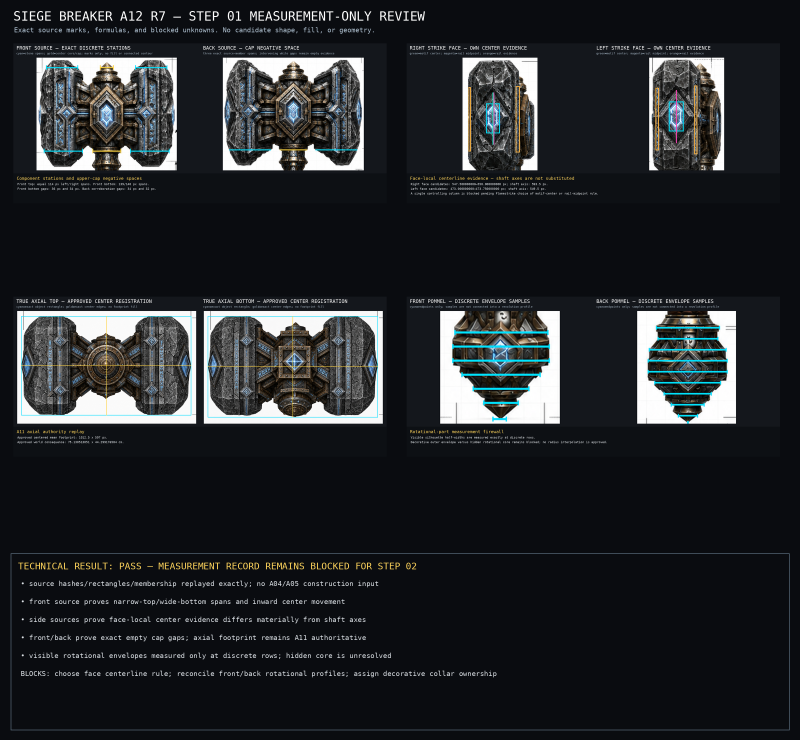
#> input picture docs/assets/blueprints/SM_DRW_SiegeBreaker_Hammer_A01/evidence/A12_R7_STEP01_COMPONENT_REGISTRATION_A01/SM_DRW_SiegeBreaker_Hammer_A01_A12_R7_STEP01_COMPONENT_REGISTRATION_A01_REVIEW_BOARD.png, 2400 x 2220 px (shown at 1/3 size)
$ python -i measure_siegebreaker_a12_r7_step01.py   (imports and definitions only)
#> lines starting #> are read from the running program, lines starting #| are printed output that depends on the picture
#!/usr/bin/env python3
"""A12 R7 Step 01 source-pixel measurement utility.

The inspection mode creates coordinate-grid crops in /tmp only.  It does not
create masks, filled contours, inferred silhouettes, geometry, or production
artifacts.  The final measurement mode is added only after the source-visible
landmarks have been resolved and declared below.
"""

from __future__ import annotations

import argparse
from collections import deque
from fractions import Fraction
import hashlib
import json
import math
from pathlib import Path

from PIL import Image, ImageDraw, ImageFont


ROOT = Path(__file__).resolve().parents[2]
ASSET_ROOT = ROOT / "docs/assets/blueprints/SM_DRW_SiegeBreaker_Hammer_A01"
EVIDENCE_ROOT = ASSET_ROOT / "evidence/A12_R7_STEP01_COMPONENT_REGISTRATION_A01"
MANIFEST_PATH = ASSET_ROOT / "manifests/A12_R7_STEP01_COMPONENT_REGISTRATION_A01.json"
REVIEW_PATH = ASSET_ROOT / "review/A12_R7_STEP01_COMPONENT_REGISTRATION_A01_REVIEW.md"
REVIEW_BOARD = EVIDENCE_ROOT / "SM_DRW_SiegeBreaker_Hammer_A01_A12_R7_STEP01_COMPONENT_REGISTRATION_A01_REVIEW_BOARD.png"
SOURCES = {
    "front": ROOT / "SourceAssets/Concepts/SiegeBreaker/siege_breaker_front_view.png",
    "back": ROOT / "SourceAssets/Concepts/SiegeBreaker/siege_breaker_back_view.png",
    "left": ROOT / "SourceAssets/Concepts/SiegeBreaker/siege_breaker_left_view.png",
    "right": ROOT / "SourceAssets/Concepts/SiegeBreaker/siege_breaker_right_view.png",
    "top": ROOT / "SourceAssets/Concepts/SiegeBreaker/siege_breaker_true_axial_top_view.png",
    "bottom": ROOT / "SourceAssets/Concepts/SiegeBreaker/siege_breaker_true_axial_bottom_view.png",
}

EXPECTED_HASHES = {
    "front": "d00bf9ffcfd4862884626fa961c5f6b4fd6cedfdff7936b2210ca2a905e57e95",
    "back": "15b4633f2df4ee06115ef4a7e238f287ebece1bae514ad4005c1036a57359799",
    "left": "1a23e0c24f7be4b12df93e2509b9d300acc9161a21a32b336f7cf63c1288d91b",
    "right": "04a1e9359d518b1dec35fe161020bd23ab9e2f8d5934f24e4184aecaa91d8330",
    "top": "aee612d9bed74e4f861576f926fe9d75de00f80dc416e3a6ba66a75247c00e98",
    "bottom": "874a9e7c7713c7edbcf1030486d3988a54e8499ee697e316ec82a013fdb9d746",
}

EXPECTED_MEMBERSHIP_COUNTS = {
    "front": 212765,
    "back": 238342,
    "left": 118540,
    "right": 116948,
    "top": 465117,
    "bottom": 509030,
}

OBJECT_RECTS = {
    "front": (317, 193, 808, 1304),
    "back": (285, 193, 818, 1344),
    "left": (397, 190, 612, 1299),
    "right": (467, 172, 681, 1270),
    "top": (94, 330, 1106, 921),
    "bottom": (93, 330, 1106, 933),
}

INSPECTION_CROPS = {
    "front_head": (280, 160, 840, 640),
    "back_head": (250, 160, 850, 650),
    "left_head": (360, 150, 660, 540),
    "right_head": (430, 140, 720, 520),
    "front_lower": (450, 800, 680, 1325),
    "back_lower": (440, 820, 670, 1360),
}


# [90 lines left out: functions font, coordinate_grid, write_inspection_grids, blue_components, print_inspection_components, not called in this run]


def luma(rgb: tuple[int, int, int]) -> int:
    return 299 * rgb[0] + 587 * rgb[1] + 114 * rgb[2]


def integer_luma(rgb: tuple[int, int, int]) -> int:
    return (77 * rgb[0] + 150 * rgb[1] + 29 * rgb[2]) >> 8


# [123 lines left out: functions selected_object_membership, selected_runs, foreground_runs, print_inspection_runs, print_selected_runs, not called in this run]


def sha256(path: Path) -> str:
    return hashlib.sha256(path.read_bytes()).hexdigest()


# [12 lines left out: functions decoded_sha256, fraction_record, not called in this run]


def center_edge(span: list[int]) -> Fraction:
    return Fraction(span[0] + span[1], 2)


# [16 lines left out: functions overall_span, union_rect, not called in this run]


def z_at_row_center(view: str, row: int) -> Fraction:
    _, y0, _, y1 = OBJECT_RECTS[view]
    return Fraction(170) - (Fraction(2 * row + 1, 2) - y0) * Fraction(170, y1 - y0)


# [110 lines left out: functions selected_row_for_z, group_front_station, group_back_station, span_record, profile_record, source_record and 2 more, not called in this run]


def create_evidence_boards(data: dict[str, object]) -> dict[str, Path]:
    EVIDENCE_ROOT.mkdir(parents=True, exist_ok=True)
    outputs: dict[str, Path] = {}

    front_stations = data["front_component_stations"]
    front_marks: list[dict[str, object]] = []
    colors = {"stone_left": (0, 220, 255), "center_core_or_cap": (255, 208, 64), "stone_right": (0, 220, 255)}
    for station in front_stations:
        row = station["selected_source_row"]
        for key, record in station["components"].items():
            span = record["span_half_open_pixels"]
            front_marks.append({"kind": "line", "coords": [span[0], row, span[1] - 1, row], "color": colors[key], "width": 4})
            front_marks.append({"kind": "line", "coords": [span[0], row - 8, span[0], row + 8], "color": colors[key], "width": 3})
            front_marks.append({"kind": "line", "coords": [span[1] - 1, row - 8, span[1] - 1, row + 8], "color": colors[key], "width": 3})
    front_panel = line_marks_panel(
        "front", (310, 185, 815, 590), "FRONT SOURCE — EXACT DISCRETE STATIONS",
        "cyan=stone spans; gold=center core/cap; marks only, no fill or connected contour", front_marks,
    )
    back_station = data["upper_haft_cap_negative_space"]["back"]
    back_marks: list[dict[str, object]] = []
    row = back_station["selected_source_row"]
    for key, record in back_station["components"].items():
        span = record["span_half_open_pixels"]
        back_marks.append({"kind": "line", "coords": [span[0], row, span[1] - 1, row], "color": colors[key], "width": 4})
    back_panel = line_marks_panel(
        "back", (280, 185, 825, 620), "BACK SOURCE — CAP NEGATIVE SPACE",
        "three exact source-member spans; intervening white gaps remain empty evidence", back_marks,
    )
    station_board = paired_panel(front_panel, back_panel, "Component stations and upper-cap negative spaces", [
        "Front top: equal 114 px left/right spans. Front bottom: 139/140 px spans.",
        "Front bottom gaps: 36 px and 34 px. Back corroboration gaps: 34 px and 32 px.",
    ])
    outputs["component_stations"] = EVIDENCE_ROOT / "A12_R7_STEP01_COMPONENT_STATIONS_A01.png"
    station_board.save(outputs["component_stations"])

    side_panels = []
    for view in ("right", "left"):
        evidence = data["strike_face_centerline_evidence"][view]
        motif = evidence["emissive_motif_rectangle_half_open"]
        outer = evidence["outer_rail_union_rectangle_half_open"]
        inner = evidence["inner_rail_union_rectangle_half_open"]
        motif_center = float(evidence["emissive_motif_center_edge_x_pixels_exact"]["display_decimal"])
        rail_mid = float(evidence["rail_midpoint_centerline_x_pixels_exact"]["display_decimal"])
        marks = [
            {"kind": "rect", "coords": motif, "color": (0, 220, 255), "width": 3},
            {"kind": "rect", "coords": outer, "color": (255, 174, 66), "width": 3},
            {"kind": "rect", "coords": inner, "color": (255, 174, 66), "width": 3},
            {"kind": "line", "coords": [motif_center, motif[1] - 35, motif_center, motif[3] + 35], "color": (0, 255, 180), "width": 3},
            {"kind": "line", "coords": [rail_mid, motif[1] - 35, rail_mid, motif[3] + 35], "color": (255, 70, 180), "width": 3},
        ]
        box = (450, 165, 690, 525) if view == "right" else (390, 185, 620, 530)
        side_panels.append(line_marks_panel(
            view, box, f"{view.upper()} STRIKE FACE — OWN CENTER EVIDENCE",
            "green=motif center; magenta=rail midpoint; orange=rail evidence", marks,
        ))
    right_band = data["strike_face_centerline_evidence"]["right"]["face_centerline_candidate_band_x_pixels_exact"]
    left_band = data["strike_face_centerline_evidence"]["left"]["face_centerline_candidate_band_x_pixels_exact"]
    side_board = paired_panel(side_panels[0], side_panels[1], "Face-local centerline evidence — shaft axes are not substituted", [
        f"Right face candidates: {right_band['minimum']['display_decimal']}–{right_band['maximum']['display_decimal']} px; shaft axis: 593.5 px.",
        f"Left face candidates: {left_band['minimum']['display_decimal']}–{left_band['maximum']['display_decimal']} px; shaft axis: 549.5 px.",
        "A single controlling column is blocked pending Flamestrike choice of motif-center or rail-midpoint rule.",
    ])
    outputs["face_centerlines"] = EVIDENCE_ROOT / "A12_R7_STEP01_STRIKE_FACE_CENTERLINES_A01.png"
    side_board.save(outputs["face_centerlines"])

    axial_panels = []
    for view in ("top", "bottom"):
        rect = OBJECT_RECTS[view]
        center = data["axial_center_registration"][view]["object_center_edge_pixels_exact"]
        cx = float(center["x"]["display_decimal"])
        cy = float(center["y"]["display_decimal"])
        marks = [
            {"kind": "rect", "coords": rect, "color": (0, 220, 255), "width": 3},
            {"kind": "line", "coords": [cx, rect[1], cx, rect[3] - 1], "color": (255, 208, 64), "width": 3},
            {"kind": "line", "coords": [rect[0], cy, rect[2] - 1, cy], "color": (255, 208, 64), "width": 3},
        ]
        axial_panels.append(line_marks_panel(
            view, (70, 300, 1135, 970), f"TRUE AXIAL {view.upper()} — APPROVED CENTER REGISTRATION",
            "cyan=exact object rectangle; gold=exact center edges; no footprint fill", marks,
        ))
    axial_board = paired_panel(axial_panels[0], axial_panels[1], "A11 axial authority replay", [
        "Approved centered mean footprint: 1012.5 x 597 px.",
        "Approved world consequence: 75.130513051 x 44.299176584 cm.",
    ])
    outputs["axial_centers"] = EVIDENCE_ROOT / "A12_R7_STEP01_AXIAL_CENTER_REGISTRATION_A01.png"
    axial_board.save(outputs["axial_centers"])

    profile_panels = []
    for view, box in (("front", (475, 1150, 645, 1310)), ("back", (460, 1140, 640, 1345))):
        marks = []
        for record in data["rotational_visible_envelope_profiles"][view]["pommel_and_terminal_samples"]:
            span = record["visible_envelope_span_half_open_pixels"]
            row = record["selected_source_row"]
            marks.append({"kind": "line", "coords": [span[0], row, span[1] - 1, row], "color": (0, 220, 255), "width": 3})
            marks.append({"kind": "line", "coords": [span[0], row - 3, span[0], row + 3], "color": (0, 220, 255), "width": 2})
            marks.append({"kind": "line", "coords": [span[1] - 1, row - 3, span[1] - 1, row + 3], "color": (0, 220, 255), "width": 2})
        profile_panels.append(line_marks_panel(
            view, box, f"{view.upper()} POMMEL — DISCRETE ENVELOPE SAMPLES",
            "cyan=endpoints only; samples are not connected into a revolution profile", marks,
        ))
    profile_board = paired_panel(profile_panels[0], profile_panels[1], "Rotational-part measurement firewall", [
        "Visible silhouette half-widths are measured exactly at discrete rows.",
        "Decorative outer envelope versus hidden rotational core remains blocked; no radius interpolation is approved.",
    ])
    outputs["rotational_profiles"] = EVIDENCE_ROOT / "A12_R7_STEP01_ROTATIONAL_VISIBLE_ENVELOPES_A01.png"
    profile_board.save(outputs["rotational_profiles"])

    thumb_size = (1120, 720)
    review = Image.new("RGB", (2400, 2220), (10, 12, 16))
    draw = ImageDraw.Draw(review)
    draw.text((40, 26), "SIEGE BREAKER A12 R7 — STEP 01 MEASUREMENT-ONLY REVIEW", fill=(255, 255, 255), font=font(38))
    draw.text((42, 78), "Exact source marks, formulas, and blocked unknowns. No candidate shape, fill, or geometry.", fill=(180, 198, 214), font=font(20))
    for index, (key, path) in enumerate(outputs.items()):
        with Image.open(path) as opened:
            image = opened.convert("RGB")
        scale = min(thumb_size[0] / image.width, thumb_size[1] / image.height)
        thumb = image.resize((int(image.width * scale), int(image.height * scale)), Image.LANCZOS)
        x = 40 + (index % 2) * 1180
        y = 130 + (index // 2) * 760
        review.paste(thumb, (x, y))
    summary_y = 1660
    draw.rectangle((32, summary_y, 2368, 2190), outline=(90, 108, 124), width=2)
    draw.text((54, summary_y + 22), "TECHNICAL RESULT: PASS — MEASUREMENT RECORD REMAINS BLOCKED FOR STEP 02", fill=(255, 213, 92), font=font(28))
    lines = [
        "• source hashes/rectangles/membership replayed exactly; no A04/A05 construction input",
        "• front source proves narrow-top/wide-bottom spans and inward center movement",
        "• side sources prove face-local center evidence differs materially from shaft axes",
        "• front/back prove exact empty cap gaps; axial footprint remains A11 authoritative",
        "• visible rotational envelopes measured only at discrete rows; hidden core is unresolved",
        "BLOCKS: choose face centerline rule; reconcile front/back rotational profiles; assign decorative collar ownership",
    ]
    y = summary_y + 78
    for line in lines:
        draw.text((62, y), line, fill=(220, 225, 230), font=font(21))
        y += 54
    review.save(REVIEW_BOARD)
    outputs["review_board"] = REVIEW_BOARD
    return outputs


# [311 lines left out: functions build_measurement_package, main, not called in this run]


# [2 lines not run here, left out]

>>> import cv2
>>> picture = cv2.imread('../../docs/assets/blueprints/SM_DRW_SiegeBreaker_Hammer_A01/evidence/A12_R7_STEP01_COMPONENT_REGISTRATION_A01/SM_DRW_SiegeBreaker_Hammer_A01_A12_R7_STEP01_COMPONENT_REGISTRATION_A01_REVIEW_BOARD.png', cv2.IMREAD_GRAYSCALE)
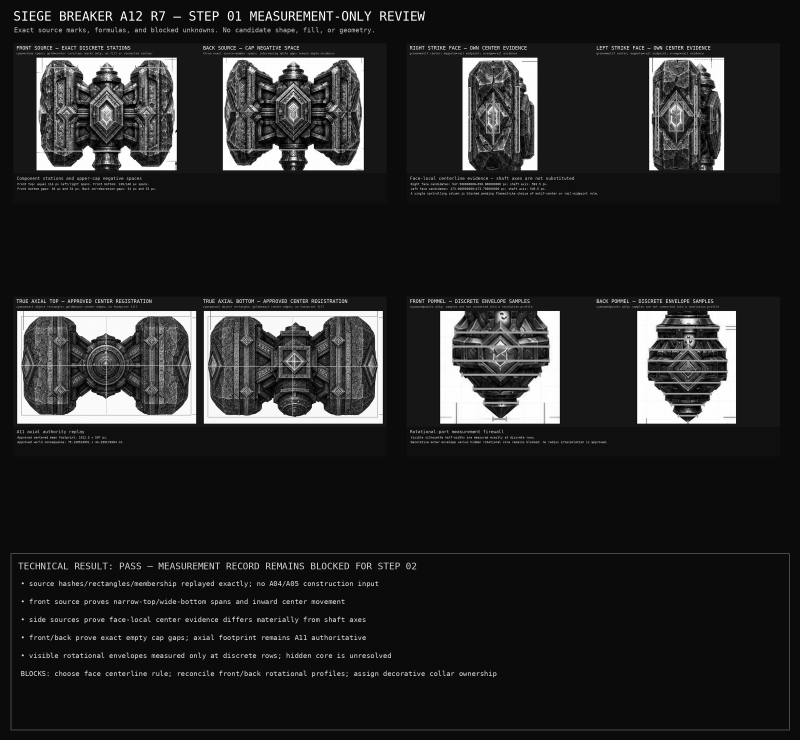
#> picture: shape (2220, 2400) (shown at 1/3 size); min 0, max 255, mean 37.2
#> (the run stopped early here; a loop or call above may not have finished)
